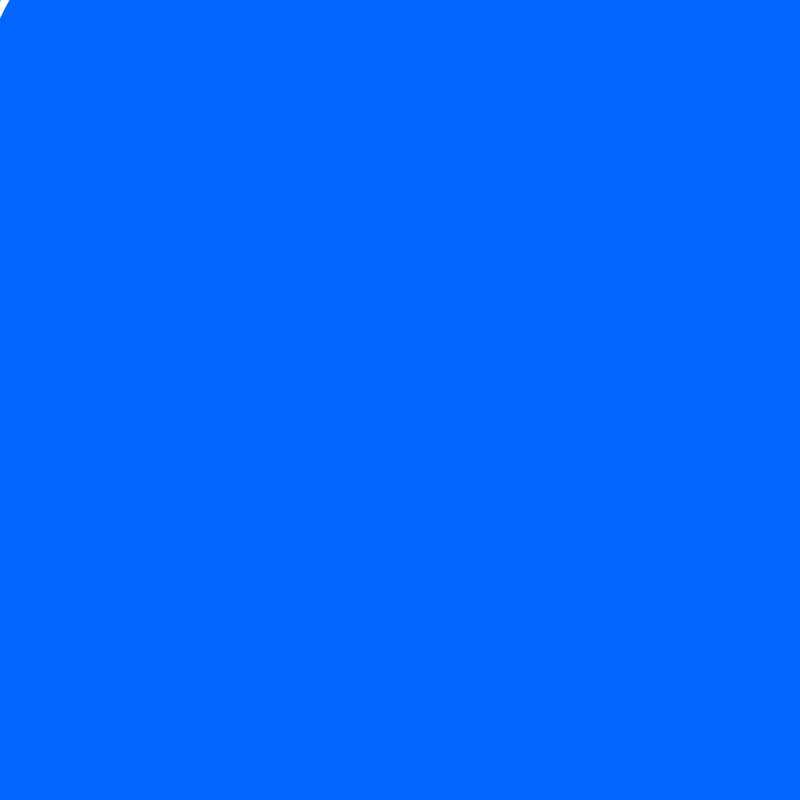
Frame 1 (no input)
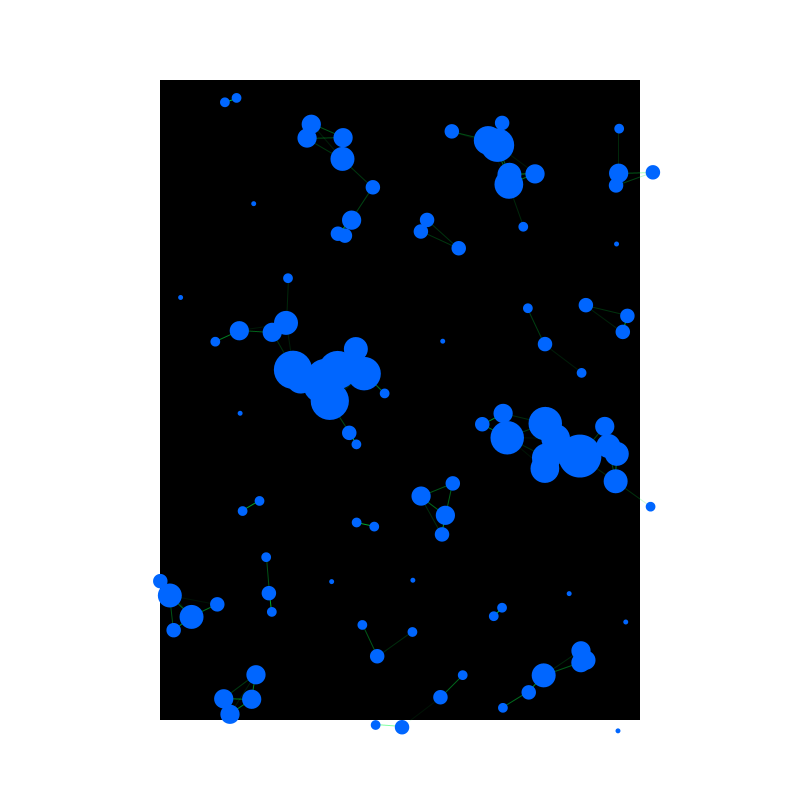
Frame 60 (the mouse pressed at the canvas centre just before this capture)
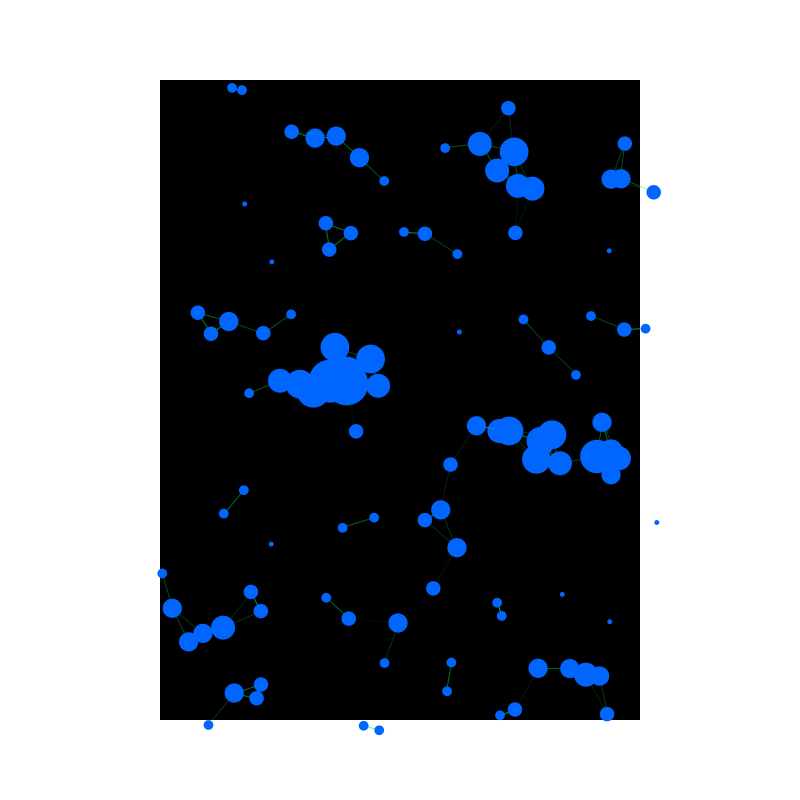
Frame 120 (the mouse held since frame 60 and released just before this capture)

The Processing sketch that drew these frames (run headless with seeded random() and noise(); from frame 60 on, the mouse is pressed at the canvas centre):

// Processing sketch: build
// ── build.pde
/*
	Places N random dots wherever a pixel is dark/black.
*/

int num = 200;
ArrayList<Ball> balls;

void setup() {
	size(800,800);
	background(#FFFFFF);
	smooth();
	// noLoop();

	createStuff();
}

void createStuff() {

	// Black rect in center.
	rectMode(CENTER);
	fill(#000000);
	rect(width/2, height/2, width*0.60, height*0.80);
	
	// Init balls;
	balls = new ArrayList<Ball>();

	// Randomly select a pixel.
	// If it selects a black pixel, then create a circle over it.
	loadPixels();
	for (int i = 0; i < num; ++i) {
		int x = (int) random(width);
		int y = (int) random(height);
		int pixelIndex = y*height + x;
		
		if ( brightness(pixels[pixelIndex]) < 10 ) {
			PVector location = new PVector(x,y);
			int radius = (int) random(5,25);
			int offset = 0;
			color c = #0066FF;
			balls.add(new Ball(location, radius, offset, c));
		}

	}

}

void draw() {
	background(#FFFFFF);

	// Black rect in center.
	rectMode(CENTER);
	fill(#000000);
	rect(width/2, height/2, width*0.60, height*0.80);

	for (int i = 0; i < balls.size(); ++i) {
		Ball curBall = balls.get(i);

		// Draw connections. We start at j = i+1 because we don't want to make a connection
		// with balls we had already connected to, including balls[i] itself.
		for (int j = i+1; j < balls.size(); ++j) {
				Ball destinationBall = balls.get(j);
				if ( drawConnetion(curBall, destinationBall) ) {
					curBall.incrementConnectionsBy(1);
					destinationBall.incrementConnectionsBy(1);
				}
		}

		curBall.run();
	}
}

boolean drawConnetion(Ball from, Ball to) {
	int maxDistance = 50;
	int distance = (int) from.location.dist( to.location );

	if ( distance < maxDistance ) {
		int strokeAlpha = (int) map(distance, 0, maxDistance, 255, 10);
		stroke(#00FF44, strokeAlpha);
		strokeWeight(1);
		line(from.location.x, from.location.y, to.location.x, to.location.y);
		return true;
	}
	return false;
}
				
// ── Ball.pde
public class Ball {

	public PVector origin, location;
	public int radius;
	public int offset;
	public color c;

	public int connections;

	public float circleRadius = 5;

	public Ball(PVector _origin, int _radius, int _offset, color _c) {
		origin = _origin.get();
		location = new PVector(0, 0);
		radius = _radius;
		offset = (int) random(0,360);
		c = _c;

		connections = 0;
	}

	public void run() {
		update();
		display();

		//Reset

		connections = 0;
	}

	public void update() {
		float angle = offset + radians( frameCount%360 );
		location.set( radius * cos( angle )
					 ,radius * sin( angle ));
	 	location.add(origin);

	 	circleRadius = map(connections, 0, 20, 5, 100);

	}

	public void display() {
		fill(c);
		noStroke();
		ellipse(location.x, location.y, circleRadius, circleRadius);
	}

	public void incrementConnectionsBy(int n) {
		connections += n;
	}

}
